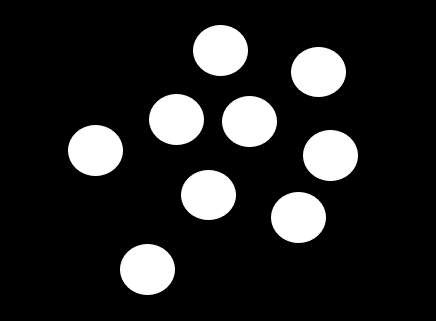
#> input picture python-opencv/blog8-erode/test.png, 436 x 321 px
$ python demo-erode.py
#> lines starting #> are read from the running program, lines starting #| are printed output that depends on the picture
import cv2 as cv
import numpy as np

# 图像读取
source = cv.imread("test.png", cv.IMREAD_GRAYSCALE)
#> source is the input picture: shape (321, 436); min 0, max 255, mean 35.8

# 设置卷积核
kernel = np.ones((5, 5),np.uint8)

# 进行图像腐蚀，默认迭代 1 次
dst = cv.erode(source, kernel, iterations=5)
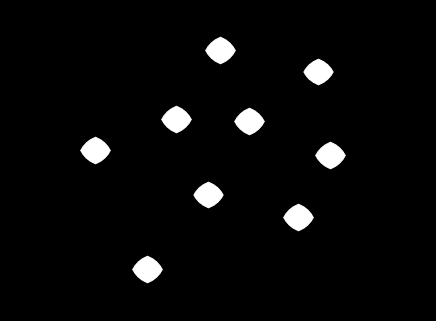
#> dst: shape (321, 436); min 0, max 255, mean 8.6

# 图像显示
cv.imshow("source", source)
cv.imshow("dst", dst)

# 等待操作
cv.waitKey(0)
cv.destroyAllWindows()

$ run again, with python-opencv/blog8-erode/quanjiafu.png copied over python-opencv/blog8-erode/test.png
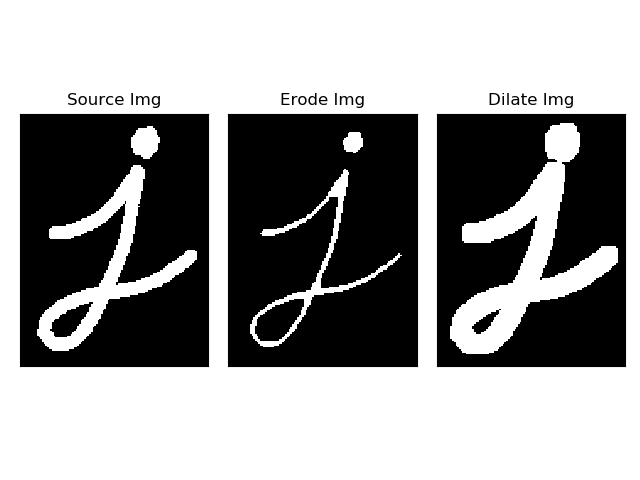
#> input picture python-opencv/blog8-erode/quanjiafu.png, 640 x 480 px
#> source is the input picture: shape (480, 640); min 0, max 255, mean 153.1
#> `dst = cv.erode(source, kernel, iterations=5)`:
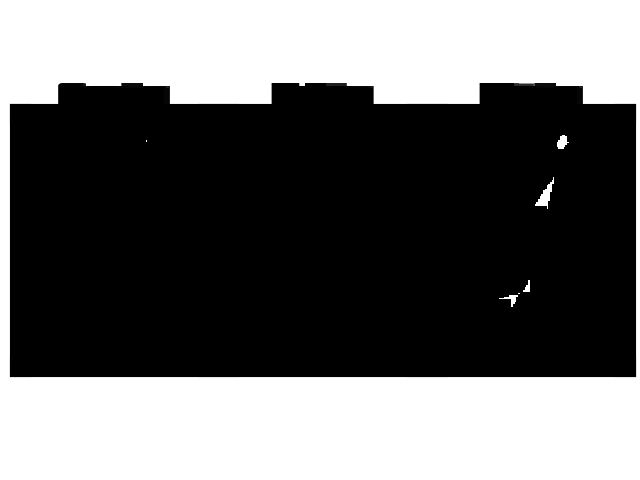
#> dst: shape (480, 640); min 0, max 255, mean 108.2
